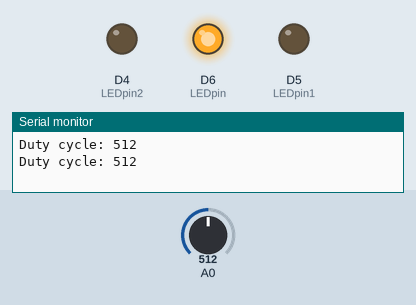
Recording of a sketch running on a simulated ESP8266 (NodeMCU). Parts: output pins drawn as LEDs (lit = HIGH), the last lines printed to the serial monitor. The inputs (shaded band) are chosen by the test bench; at power-on: A0 = 512.

Above: at 1.8 s.
1.9 s: A0 set to 485
At 3.1 s:
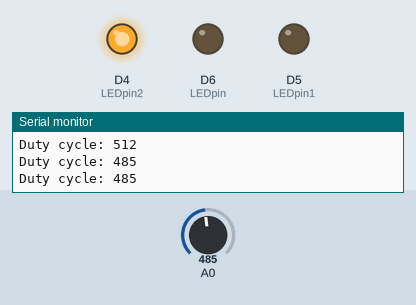
3.5 s: A0 set to 216
5.2 s: A0 set to 185
At 7.2 s:
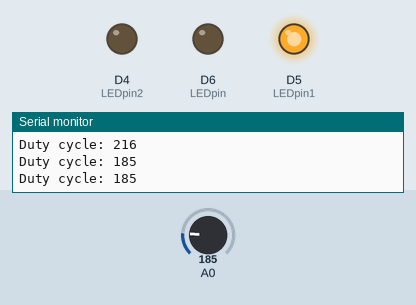
7.5 s: A0 set to 210
At 8.9 s:
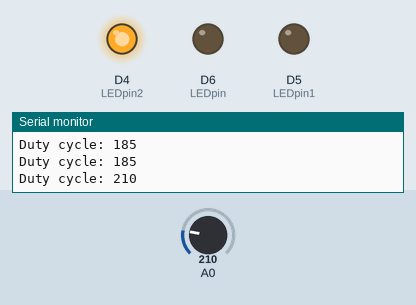
9.5 s: A0 set to 190
At 10.4 s:
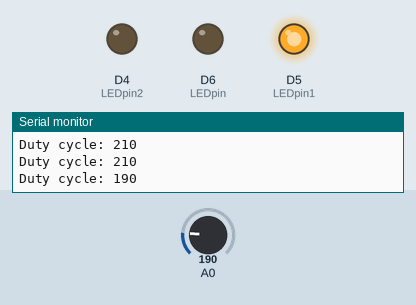
Timing chart, 0 to 12.5 s (numbered marks = the images above; inputs shaded):
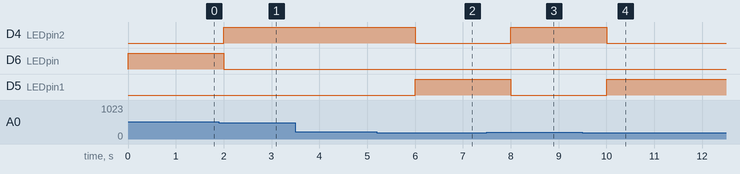

Measured:
- the behaviour switches between 500 and 499 on A0 (found by bisection; images 0 and 1)
- the behaviour switches between 201 and 200 on A0 (found by bisection; images 1 and 2)
- after the input at 1.9 s, D4 (LEDpin2): LOW → HIGH after 0.10 s; D6 (LEDpin): HIGH → LOW after 0.10 s
- after the input at 5.2 s, D4 (LEDpin2): HIGH → LOW after 0.80 s; D5 (LEDpin1): LOW → HIGH after 0.80 s
- after the input at 7.5 s, D4 (LEDpin2): LOW → HIGH after 0.50 s; D5 (LEDpin1): HIGH → LOW after 0.50 s
- after the input at 9.5 s, D4 (LEDpin2): HIGH → LOW after 0.50 s; D5 (LEDpin1): LOW → HIGH after 0.50 s

The sketch:

analogfeq.ino
```cpp
int LEDpin=D6;
int LEDpin1=D5;
int LEDpin2=D4;
void setup() {
  Serial.begin(9600);
 pinMode(D6,OUTPUT);
   pinMode(D5,OUTPUT);
    pinMode(D4,OUTPUT);
 }

void loop() {
  int dutycycle=analogRead(A0);
  if(dutycycle<=200 && dutycycle>=0)
  {

    Serial.print("Duty cycle: ");
    Serial.println(dutycycle);
  digitalWrite(LEDpin1,HIGH);
  digitalWrite(LEDpin2,LOW);
  digitalWrite(LEDpin,LOW);
  delay(1000);
  }
  else if(dutycycle<500&&dutycycle>200)
  {
    Serial.print("Duty cycle: ");
  Serial.println(dutycycle);
  digitalWrite(LEDpin2,HIGH);
  digitalWrite(LEDpin1,LOW);
  digitalWrite(LEDpin,LOW);
  delay(1000);
  }
 else if(dutycycle<1023&&dutycycle>500)
 {

  Serial.print("Duty cycle: ");
  Serial.println(dutycycle);
  digitalWrite(LEDpin,HIGH);
  digitalWrite(LEDpin1,LOW);
    digitalWrite(LEDpin2,LOW);
  delay(1000);
 }

}
```
